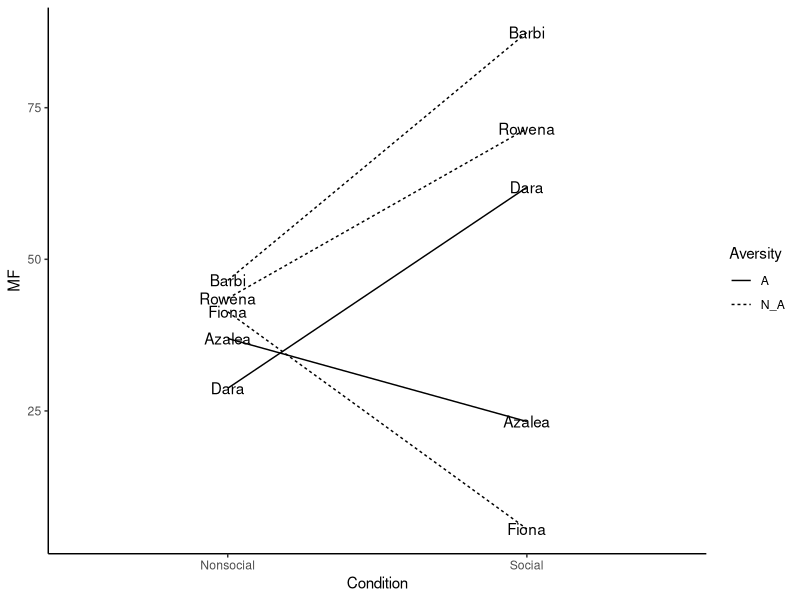
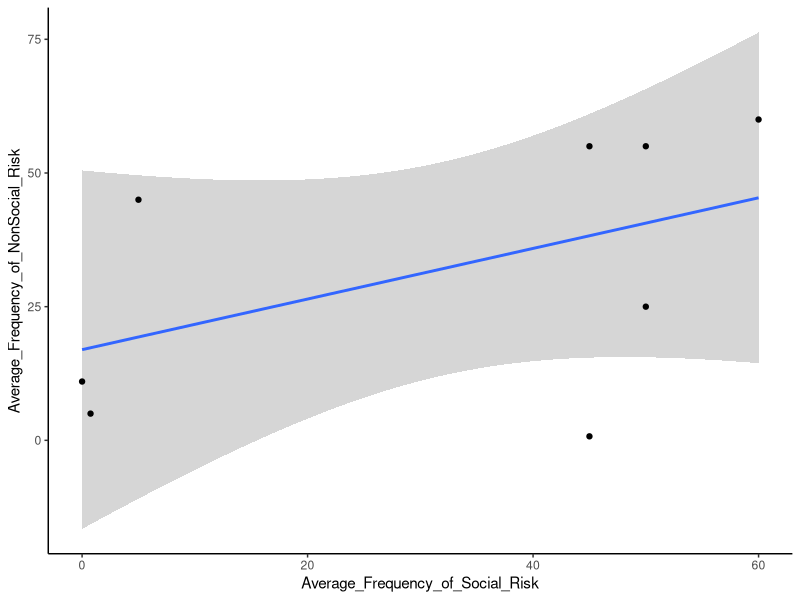
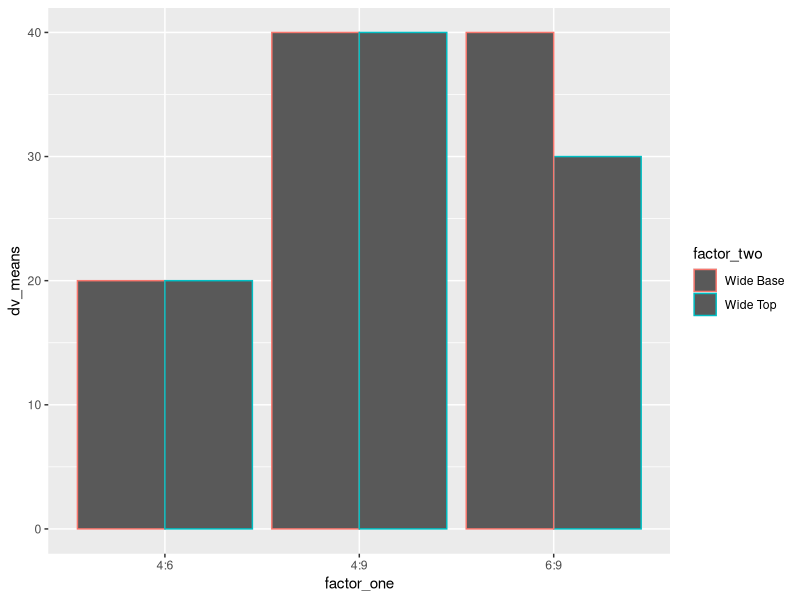
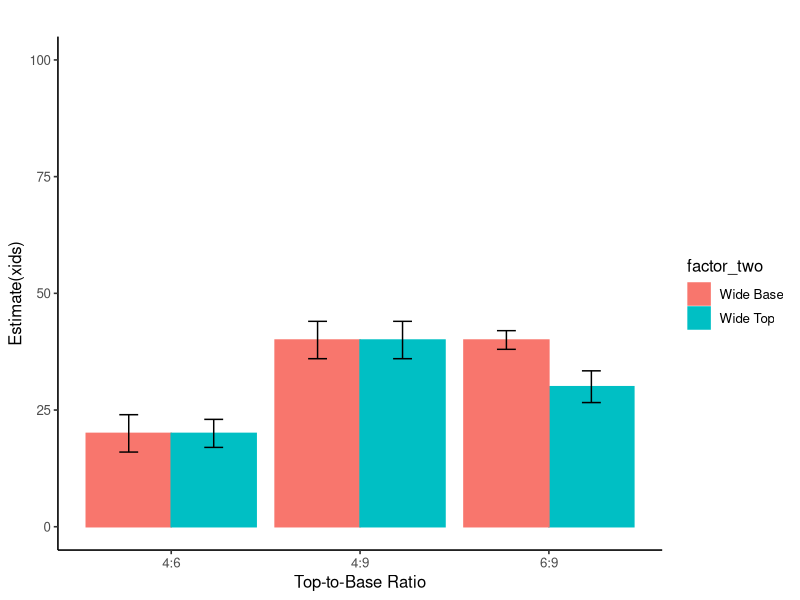
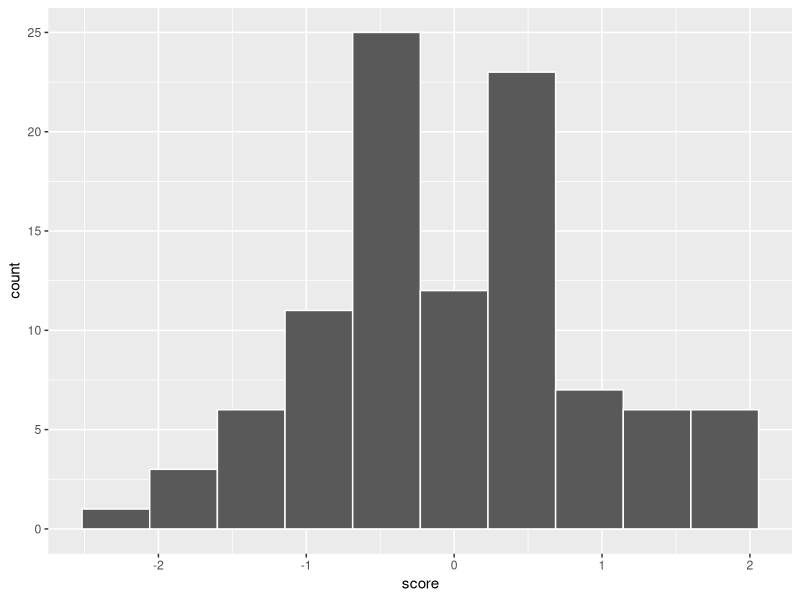

Reproduce these figures in R, in order.
## ---- chunk 1
knitr::opts_chunk$set(message=FALSE,warning=FALSE, cache=TRUE)
## ---- chunk 2
library(ggplot2)

# add "each" to keep both copies of the names together 
Names <- rep(c("Dara","Azalea","Barbi","Rowena","Fiona"),each=2)
MF <- rnorm(10,45,25) 
Condition <- rep(c("Social","Nonsocial"),5)
# "times=" to repeat how many times you want A and N_A to be repeated 
Aversity <- rep(c("A","N_A"),times=c(4,6))
plot_df<- data.frame(Names, MF, Condition) 

ggplot(plot_df, aes(x=Condition, y=MF, group=Names, linetype=Aversity))+ 
  geom_line()+
  geom_text(label=Names)+
  theme_classic()

## ---- chunk 3
library(ggplot2)
Average_Frequency_of_Social_Risk = a <- c(0,.75,45,5,50,45,60,50)
Average_Frequency_of_NonSocial_Risk = b<- c(11,5,.75,45,25,55,60,55)
plot_df <- data.frame(a,b)

# basic scatterplot
ggplot(plot_df, aes(x=Average_Frequency_of_Social_Risk,
    y=Average_Frequency_of_NonSocial_Risk))+
 geom_smooth(method=lm)+
 theme_classic()+
  geom_point()


## ---- chunk 4
library(ggplot2)
factor_one <- rep(as.factor(c("4:6","6:9","4:9")),2)
factor_two <- rep(as.factor(c("Wide Base","Wide Top")),3)
dv_means <- c(20,30,40,20,40,40)
dv_SEs   <- c(4,3.4,4,3,2,4)
plot_df <- data.frame(factor_one,
                      factor_two,
                      dv_means,
                      dv_SEs)
# basic bar graph
ggplot(plot_df, aes(x=factor_one,y=dv_means,
                    group=factor_two,
                    color=factor_two))+
  geom_bar(stat="identity", position="dodge")
# adding error bars, customizing
ggplot(plot_df, aes(x=factor_one,y=dv_means,
                group=factor_two,
                    
color=factor_two,                    fill=factor_two))+    
  geom_bar(stat="identity", position="dodge")+
  geom_errorbar(aes(ymin=dv_means-dv_SEs,
                    ymax=dv_means+dv_SEs),
                position=position_dodge(width=0.9),
                width=.2,
                color="black")+
  coord_cartesian(ylim=c(0,100))+
  xlab("Top-to-Base Ratio")+
  ylab("Estimate(xids)")+
  ggtitle("")+
  theme_classic(base_size=12)+
  theme(plot.title = element_text(hjust = 0.5))
  
## ---- chunk 5
score <- rnorm(100,0,1)
n <- 1:100
plot_df <- data.frame(score,n)
ggplot(plot_df, aes(x=score))+
  geom_histogram(bins=10,
                 color="white")
